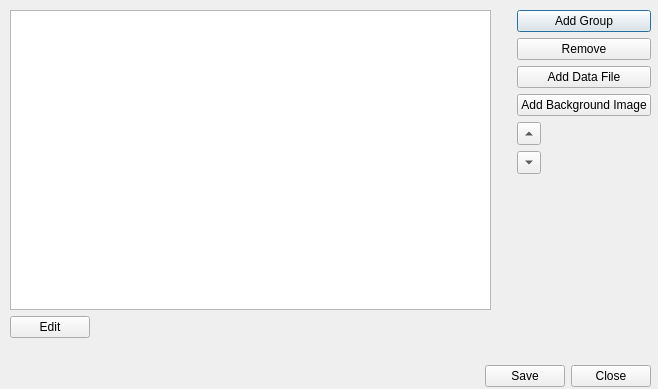
<?xml version="1.0" encoding="UTF-8"?>
<ui version="4.0">
 <class>FileListWindow</class>
 <widget class="QDialog" name="FileListWindow">
  <property name="geometry">
   <rect>
    <x>0</x>
    <y>0</y>
    <width>658</width>
    <height>389</height>
   </rect>
  </property>
  <property name="windowTitle">
   <string>Dialog</string>
  </property>
  <widget class="QWidget" name="verticalLayoutWidget_5">
   <property name="geometry">
    <rect>
     <x>10</x>
     <y>10</y>
     <width>641</width>
     <height>377</height>
    </rect>
   </property>
   <layout class="QVBoxLayout" name="verticalLayout_5">
    <item>
     <layout class="QHBoxLayout" name="horizontalLayout_2">
      <item>
       <widget class="QTreeView" name="treeView"/>
      </item>
      <item>
       <spacer name="verticalSpacer_4">
        <property name="orientation">
         <enum>Qt::Vertical</enum>
        </property>
        <property name="sizeType">
         <enum>QSizePolicy::MinimumExpanding</enum>
        </property>
        <property name="sizeHint" stdset="0">
         <size>
          <width>20</width>
          <height>300</height>
         </size>
        </property>
       </spacer>
      </item>
      <item>
       <layout class="QVBoxLayout" name="verticalLayout">
        <item>
         <widget class="QPushButton" name="pushButton_AddGroup">
          <property name="text">
           <string>Add Group</string>
          </property>
         </widget>
        </item>
        <item>
         <widget class="QPushButton" name="pushButton_Remove">
          <property name="text">
           <string>Remove</string>
          </property>
         </widget>
        </item>
        <item>
         <widget class="QPushButton" name="pushButton_AddDataFile">
          <property name="text">
           <string>Add Data File</string>
          </property>
         </widget>
        </item>
        <item>
         <widget class="QPushButton" name="pushButton_AddBackgroundImage">
          <property name="text">
           <string>Add Background Image</string>
          </property>
         </widget>
        </item>
        <item>
         <layout class="QVBoxLayout" name="verticalLayout_2">
          <item>
           <widget class="QToolButton" name="upButton">
            <property name="text">
             <string>...</string>
            </property>
            <property name="arrowType">
             <enum>Qt::UpArrow</enum>
            </property>
           </widget>
          </item>
          <item>
           <widget class="QToolButton" name="downButton">
            <property name="text">
             <string>...</string>
            </property>
            <property name="arrowType">
             <enum>Qt::DownArrow</enum>
            </property>
           </widget>
          </item>
          <item>
           <spacer name="verticalSpacer_5">
            <property name="orientation">
             <enum>Qt::Vertical</enum>
            </property>
            <property name="sizeHint" stdset="0">
             <size>
              <width>20</width>
              <height>40</height>
             </size>
            </property>
           </spacer>
          </item>
         </layout>
        </item>
       </layout>
      </item>
     </layout>
    </item>
    <item>
     <spacer name="verticalSpacer_3">
      <property name="orientation">
       <enum>Qt::Vertical</enum>
      </property>
      <property name="sizeType">
       <enum>QSizePolicy::Fixed</enum>
      </property>
      <property name="sizeHint" stdset="0">
       <size>
        <width>0</width>
        <height>0</height>
       </size>
      </property>
     </spacer>
    </item>
    <item>
     <spacer name="horizontalSpacer_2">
      <property name="orientation">
       <enum>Qt::Horizontal</enum>
      </property>
      <property name="sizeHint" stdset="0">
       <size>
        <width>400</width>
        <height>0</height>
       </size>
      </property>
     </spacer>
    </item>
    <item>
     <layout class="QHBoxLayout" name="horizontalLayout_3">
      <item>
       <layout class="QVBoxLayout" name="verticalLayout_3">
        <item>
         <widget class="QPushButton" name="pushButton_Edit">
          <property name="text">
           <string>Edit</string>
          </property>
         </widget>
        </item>
        <item>
         <spacer name="verticalSpacer">
          <property name="orientation">
           <enum>Qt::Vertical</enum>
          </property>
          <property name="sizeHint" stdset="0">
           <size>
            <width>20</width>
            <height>40</height>
           </size>
          </property>
         </spacer>
        </item>
       </layout>
      </item>
      <item>
       <spacer name="horizontalSpacer">
        <property name="orientation">
         <enum>Qt::Horizontal</enum>
        </property>
        <property name="sizeHint" stdset="0">
         <size>
          <width>40</width>
          <height>20</height>
         </size>
        </property>
       </spacer>
      </item>
      <item>
       <layout class="QVBoxLayout" name="verticalLayout_4">
        <item>
         <spacer name="verticalSpacer_2">
          <property name="orientation">
           <enum>Qt::Vertical</enum>
          </property>
          <property name="sizeHint" stdset="0">
           <size>
            <width>20</width>
            <height>40</height>
           </size>
          </property>
         </spacer>
        </item>
        <item>
         <layout class="QHBoxLayout" name="horizontalLayout">
          <item>
           <widget class="QPushButton" name="pushButton_Save">
            <property name="text">
             <string>Save</string>
            </property>
           </widget>
          </item>
          <item>
           <widget class="QPushButton" name="pushButton_Close">
            <property name="text">
             <string>Close</string>
            </property>
           </widget>
          </item>
         </layout>
        </item>
       </layout>
      </item>
     </layout>
    </item>
   </layout>
  </widget>
 </widget>
 <resources/>
 <connections/>
</ui>
